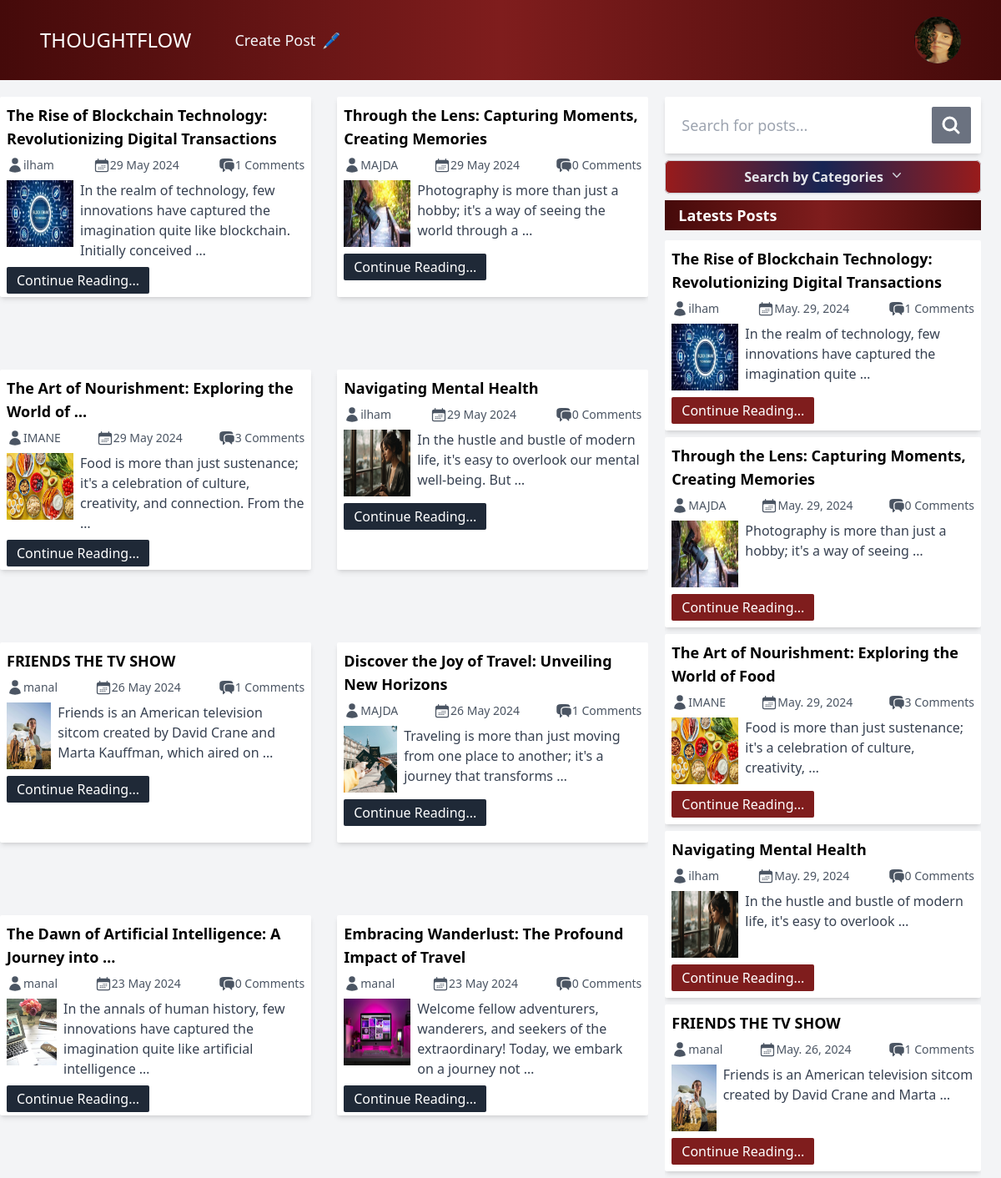
The app's page / (signed in), older data.
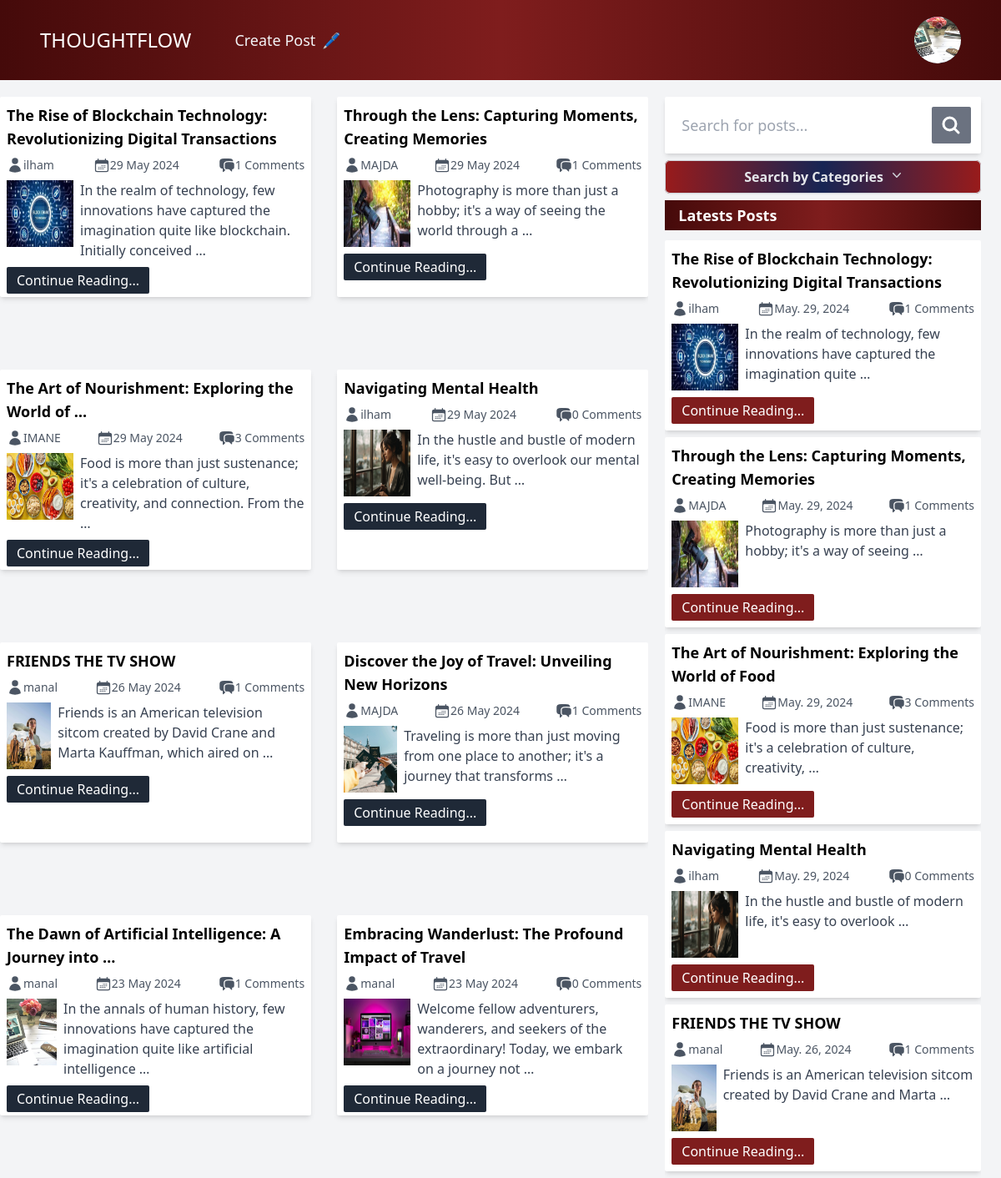
The same page, newer data.
### profiles/models.py (models this page shows, shortened)
class Userprofile(models.Model):
    person = models.OneToOneField(User, on_delete=models.CASCADE, related_name='user_profile')
    about = models.TextField()
    talks_about = models.CharField(max_length=250, default='anything')
    avatar = models.ImageField(upload_to='profile_photos', default='user.jpg')

### base/models.py (models this page shows, shortened)
class Post(models.Model):
    id = models.UUIDField(primary_key=True, max_length=15, editable=False, default=uuid.uuid4)
    title = models.CharField(max_length=250)
    slug = models.SlugField(max_length=300, unique_for_date='created',
    null = True, blank=True)
    author = models.ForeignKey(User, on_delete=models.CASCADE)
    body = models.TextField()
    image = models.ImageField(upload_to='bg_img/', default='default_bg_img.jpg')
    category = models.CharField(max_length=100)
    created = models.DateTimeField(auto_now_add=True)
    updated = models.DateTimeField(auto_now=True)
    @property
    def images_url(self):
        try:
            if self.image and hasattr(self.image, 'url'):
                return self.image.url
        except Exception as e:
            return None
    def get_absolute_url(self):
        try:
            return reverse('read_post', args=[str(self.id), self.slug])
        except Exception as e:
            return '/'
    class Meta:
        ordering = ['-created']
        indexes = [models.Index(fields=['created'])]

### base/views.py (the view)
# urls.py: 2. Add a URL to urlpatterns:  path('', views.home, name='home')
def home(request):
    filter_query = request.GET.get('search', '')
    query = Q(title__icontains=filter_query) | Q(author__username__icontains=filter_query) | Q(category__icontains=filter_query) | Q(body__icontains=filter_query)
    posts = Post.objects.filter(query)
    recent_posts = Post.objects.all()[:5]
    categ = Category.objects.all()
    context = {
        'posts': posts,
        'categ': categ,
        'recent_posts': recent_posts,
    }
    if request.user.is_authenticated:
        try:
            profile = Userprofile.objects.get(person=request.user)
            context['profile'] = profile
        except Userprofile.DoesNotExist:
            pass
    return render(request, 'index.html', context)

### base/models.py (called while the page is built)
    def __str__(self) -> str:
        return self.title

### base/templates/index.html (shortened to what the changed rows need)
{% load static %}
<!DOCTYPE html>
<html lang="en">
  <head>
    <link rel="stylesheet" href="{% static 'base.css' %}" />
  </head>
  <body class="h-14 bg-gray-100">
    <nav class="bg-gradient-to-r from-red-950 via-red-900 to-red-950 p-4">
      <div class="mx-auto max-w-7xl px-4 sm:px-6 lg:px-8">
          <div class="flex h-16 items-center justify-between">
              <div class="hidden md:block">
                  <div class="ml-4 flex items-center md:ml-6">
                      {% if user.is_authenticated %}
                      <div class="relative ml-3">
                          <div>
                              <button type="button" class="relative flex
                                      max-w-xs items-center rounded-full
                                      bg-gray-800 text-sm focus:outline-none
                                      focus:ring-2 focus:ring-white
                                      focus:ring-offset-2 focus:ring-offset-gray-800"
                                      id="user-menu-button"
                                      aria-expanded="false"
                                      aria-haspopup="true">
                                  <span class="absolute -inset-1.5"></span>
                                  {% if profile.avatar %}
                                  <img class="h-14 w-14 rounded-full"
                                       src="{{ profile.avatar.url }}"
                                       alt="User Profile Picture" />
                                  {% else %}
                                  <img class="h-14 w-14 rounded-full"
                                       src="{% static 'user.jpg' %}"
                                       alt="User Profile Picture" />
                                  {% endif %}
                              </button>
                          </div>
                      </div>
                      {% endif %}
                  </div>
              </div>
        </div>
    </div>
  </nav>
    <main
      class="mt-5 grid grid-cols-1 md:grid-cols-2 lg:grid-cols-3 gap-5 md:w-[98%] md:h-[80vh]"
    >
      <section
        class="flex justify-between flex-wrap gap-3 col-span-1 lg:col-span-2 md:overflow-y-scroll scrollbar-hide"
      >
        {% for post in posts %}
        <div
          class="w-96 h-60 lg:w-[48%] rounded-sm shadow-md bg-white flex flex-col p-2 transition-transform duration-300 ease-in-out hover:scale-y-105"
        >
          <h2 class="font-semibold text-lg">
            {{ post.title|truncatewords:8 }}
          </h2>
          <div class="w-full py-2 text-sm text-gray-600 flex justify-between">
            <div class="flex">
              <a href="{% url 'profile' post.author.username post.author.id%}"
                >{{ post.author }}</a
              >
            </div>
            <div class="flex">
              <p>{{ post.created|date:"d M Y" }}</p>
            </div>
            <div class="flex">
              <p>{{ post.comments.count }} Comments</p>
            </div>
          </div>
          <div class="w-full flex gap-2 justify-between">
            <img
              class="w-20 h-20"
              src="{{post.images_url|default_if_none:'images/bg_img/default_bg_img.jpg'}}"
              alt=""
              srcset=""
            />
            <p class="text-left text-gray-700">
              {{ post.body| truncatewords:16 }}
            </p>
          </div>
              {% if user.is_authenticated %}
              <a
                href="{{ post.get_absolute_url }}"
                class="w-fit mt-2 text-white bg-gray-800 px-3 py-1 rounded-sm"
                >Continue Reading...</a
              >
              {% else %}
              <a
                href="{% url 'login' %}"
                class="w-fit mt-2 text-white bg-gray-800 px-3 py-1 rounded-sm"
                >Continue Reading...</a
              >
              {% endif %}
        </div>
        {% empty %}
        <h1 class="text-red-500 font-bold text-5xl">
          No posts found in this category..
        </h1>
        {% endfor %}
      </section>
      <section class="order-first md:order-last flex flex-col">
        <div class="hidden md:flex flex-col relative">
          <h1
            class="bg-gradient-to-r from-red-950 via-red-900 to-red-950 text-lg font-bold px-4 mb-1 py-1 text-white capitalize"
          >
            Latests Posts
          </h1>
          <div class="lg:h-[55vh] overflow-y-scroll scrollbar-hide">
            {% for post in recent_posts %}
            <div
              class="w-full my-2 h-fit rounded-sm shadow-md bg-white flex flex-col p-2"
            >
              <h2 class="font-semibold text-lg">
                {{ post.title|truncatewords:9 }}
              </h2>
              <div
                class="w-full py-2 text-sm text-gray-600 flex justify-between"
              >
                <div class="flex">
                  <a
                    href="{% url 'profile' post.author.username post.author.id %}"
                    >{{ post.author }}</a
                  >
                </div>
                <div class="flex">
                  <p>{{ post.created|date:"M. d, Y" }}</p>
                </div>
                <div class="flex">
                  <p>{{ post.comments.count }} Comments</p>
                </div>
              </div>
              <div class="w-full flex gap-2 justify-between">
                <img
                  class="w-20 h-20"
                  src="{{post.images_url|default_if_none:'images/bg_img/default_bg_img.jpg'}}"
                  alt=""
                  srcset=""
                />
                <p class="text-left text-gray-700">
                  {{ post.body|truncatewords:12 }}
                </p>
              </div>
              {% if user.is_authenticated %}
              <a
                href="{{ post.get_absolute_url }}"
                class="w-fit mt-2 text-white bg-red-900 px-3 py-1 rounded-sm"
                >Continue Reading...</a
              >
              {% else %}
              <a
                href="{% url 'login' %}"
                class="w-fit mt-2 text-white bg-red-900 px-3 py-1 rounded-sm"
                >Continue Reading...</a
              >
              {% endif %}
            </div>
            {% endfor %}
          </div>
        </div>
      </section>
    </main>
  </body>
</html>

Row changes from the older to the newer data that the page shows:
changed Userprofile: avatar: picture removed, a placeholder shows
computed for Post "Through the Lens: Capturing Moments, Creating Memories": comments.count "0" → "1"
computed for Post "The Dawn of Artificial Intelligence: A Journey into …": comments.count "0" → "1"
